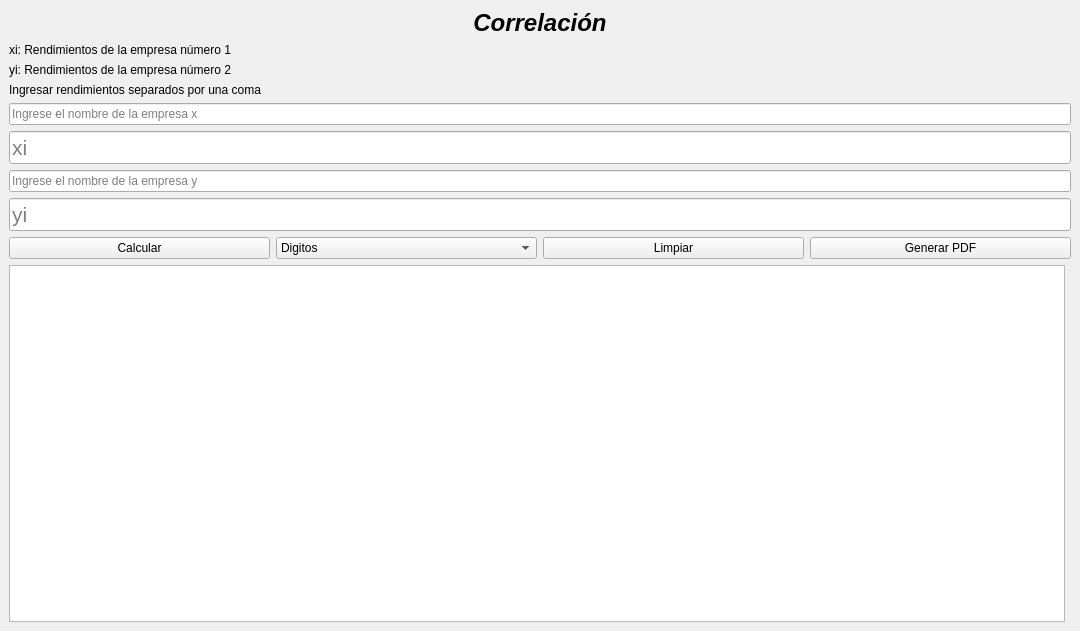
<?xml version="1.0" encoding="UTF-8"?>
<ui version="4.0">
 <class>MainWindow</class>
 <widget class="QMainWindow" name="MainWindow">
  <property name="windowModality">
   <enum>Qt::WindowModal</enum>
  </property>
  <property name="geometry">
   <rect>
    <x>0</x>
    <y>0</y>
    <width>1080</width>
    <height>631</height>
   </rect>
  </property>
  <property name="windowTitle">
   <string>Correlación</string>
  </property>
  <property name="styleSheet">
   <string notr="true">font: 16pt &quot;Segoe UI&quot;;

width: 70%;</string>
  </property>
  <widget class="QWidget" name="centralwidget">
   <layout class="QVBoxLayout" name="verticalLayout">
    <item>
     <widget class="QLabel" name="label_title">
      <property name="font">
       <font>
        <family>Segoe UI</family>
        <pointsize>18</pointsize>
        <italic>true</italic>
        <bold>true</bold>
       </font>
      </property>
      <property name="styleSheet">
       <string notr="true">font: 700 italic 18pt &quot;Segoe UI&quot;;</string>
      </property>
      <property name="text">
       <string>Correlación</string>
      </property>
      <property name="alignment">
       <set>Qt::AlignCenter</set>
      </property>
     </widget>
    </item>
    <item>
     <widget class="QLabel" name="label">
      <property name="text">
       <string>xi: Rendimientos de la empresa número 1</string>
      </property>
     </widget>
    </item>
    <item>
     <widget class="QLabel" name="label_2">
      <property name="text">
       <string>yi: Rendimientos de la empresa número 2</string>
      </property>
     </widget>
    </item>
    <item>
     <widget class="QLabel" name="label_3">
      <property name="styleSheet">
       <string notr="true">font: 700 16pt &quot;Segoe UI&quot;;</string>
      </property>
      <property name="text">
       <string>Ingresar rendimientos separados por una coma</string>
      </property>
     </widget>
    </item>
    <item>
     <widget class="QLineEdit" name="txt_nombre_empresa_x">
      <property name="placeholderText">
       <string>Ingrese el nombre de la empresa x</string>
      </property>
     </widget>
    </item>
    <item>
     <widget class="QLineEdit" name="txt_x">
      <property name="font">
       <font>
        <family>Segoe UI</family>
        <pointsize>16</pointsize>
        <italic>false</italic>
        <bold>false</bold>
       </font>
      </property>
      <property name="text">
       <string/>
      </property>
      <property name="placeholderText">
       <string>xi</string>
      </property>
     </widget>
    </item>
    <item>
     <widget class="QLineEdit" name="txt_nombre_empresa_y">
      <property name="placeholderText">
       <string>Ingrese el nombre de la empresa y</string>
      </property>
     </widget>
    </item>
    <item>
     <widget class="QLineEdit" name="txt_y">
      <property name="font">
       <font>
        <family>Segoe UI</family>
        <pointsize>16</pointsize>
        <italic>false</italic>
        <bold>false</bold>
       </font>
      </property>
      <property name="placeholderText">
       <string>yi</string>
      </property>
     </widget>
    </item>
    <item>
     <layout class="QHBoxLayout" name="horizontalLayout_2">
      <item>
       <widget class="QPushButton" name="btn_calcular">
        <property name="text">
         <string>Calcular</string>
        </property>
       </widget>
      </item>
      <item>
       <widget class="QComboBox" name="cb_digitos">
        <item>
         <property name="text">
          <string>Digitos</string>
         </property>
        </item>
        <item>
         <property name="text">
          <string>3</string>
         </property>
        </item>
        <item>
         <property name="text">
          <string>4</string>
         </property>
        </item>
        <item>
         <property name="text">
          <string>5</string>
         </property>
        </item>
        <item>
         <property name="text">
          <string>Todos</string>
         </property>
        </item>
       </widget>
      </item>
      <item>
       <widget class="QPushButton" name="btn_limpiar">
        <property name="text">
         <string>Limpiar</string>
        </property>
       </widget>
      </item>
      <item>
       <widget class="QPushButton" name="btn_generar_pdf">
        <property name="text">
         <string>Generar PDF</string>
        </property>
       </widget>
      </item>
     </layout>
    </item>
    <item>
     <layout class="QHBoxLayout" name="horizontalLayout">
      <item>
       <widget class="QTextBrowser" name="tb_resultado"/>
      </item>
      <item>
       <layout class="QVBoxLayout" name="verticalLayout_2">
        <item>
         <widget class="QWidget" name="widgetGrafico" native="true"/>
        </item>
       </layout>
      </item>
     </layout>
    </item>
   </layout>
  </widget>
 </widget>
 <resources/>
 <connections/>
</ui>
